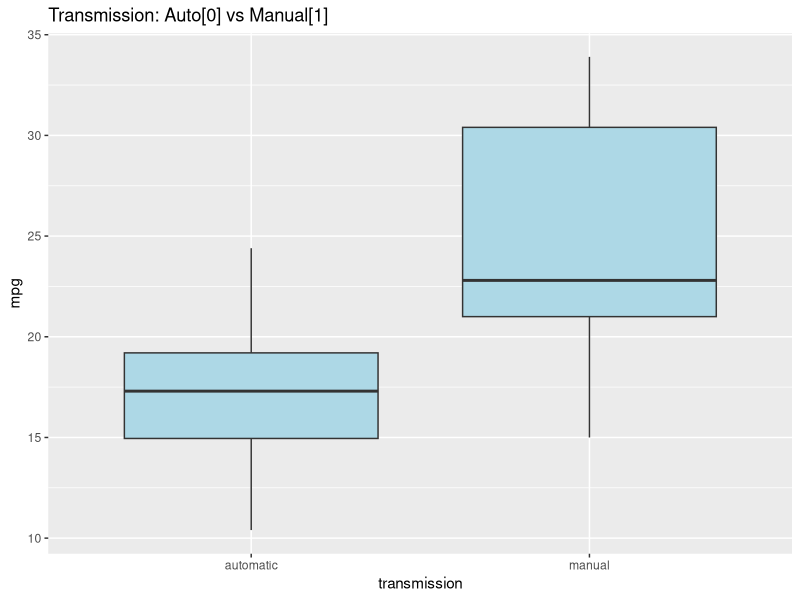
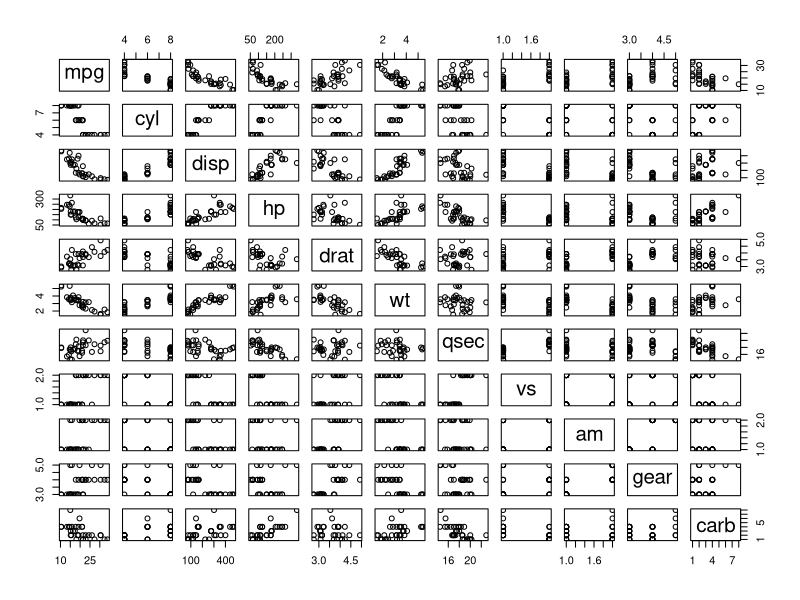
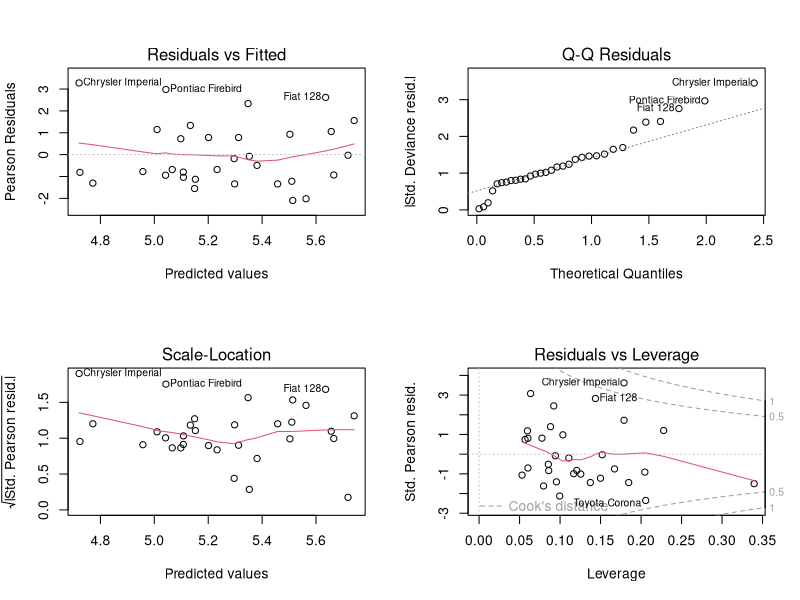

The R source for these figures, in order:
## ---- chunk 1
##load necessary packages
library(ggplot2)
library(car)
## ---- chunk 2
##prep data
dat <- mtcars
dat$am <- as.factor(dat$am)
levels(dat$am) <- c("automatic", "manual")
dat$vs <- as.factor(dat$vs)
## ---- chunk 3
##boxplot
ggplot(dat, aes(am, mpg)) + 
  geom_boxplot(fill = "light blue") + 
  ggtitle("Transmission: Auto[0] vs Manual[1]") + xlab("transmission")
## ---- chunk 4
##generate models
fit2.1 <- glm((mpg*10) ~ am + wt -1, "poisson", dat)
fit2.2 <- update(fit2.1, (mpg*10) ~ am + wt + qsec - 1)
fit2.3 <- update(fit2.1, (mpg*10) ~ am + wt + qsec + carb - 1)
fit2.4 <- update(fit2.1, (mpg*10) ~ am + wt + qsec + carb + drat - 1)
fit2.5 <- update(fit2.1, (mpg*10) ~ am + wt + qsec + carb + drat + gear - 1)
##evaluate variance; test models
anova(fit2.1, fit2.2, fit2.3, fit2.4, fit2.5, test = "Chisq")
##model 2 (fit2.2) wins
## ---- chunk 5
##manual vs automatic
1 / (exp(coef(fit2.2))[1] / exp(coef(fit2.2))[2])
##create confidence interval
exp(confint(fit2.2))
## ---- chunk 6
##pairs plot
pairs(dat)
## ---- chunk 7
##correlation matrix
cor(dat[,c(2:7,10:11)])
## ---- chunk 8
##calculate variance inflation for each variable (except vs and am)
sqrt(vif(glm((mpg*10) ~ . -am, "poisson", dat)))
## ---- chunk 9
##model summary
summary(fit2.2)
## ---- chunk 10
##model diagnostics includes plot of Residuals vs Fitted
par(mfrow = c(2, 2))
plot(fit2.2)
